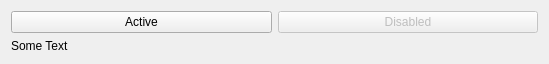
<?xml version="1.0" encoding="UTF-8"?>
<ui version="4.0">
 <class>Widget</class>
 <widget class="QWidget" name="Widget">
  <property name="geometry">
   <rect>
    <x>0</x>
    <y>0</y>
    <width>549</width>
    <height>61</height>
   </rect>
  </property>
  <property name="windowTitle">
   <string>Widget</string>
  </property>
  <layout class="QVBoxLayout" name="verticalLayout">
   <item>
    <layout class="QHBoxLayout" name="horizontalLayout">
     <item>
      <widget class="QPushButton" name="activeButton">
       <property name="text">
        <string>Active</string>
       </property>
      </widget>
     </item>
     <item>
      <widget class="QPushButton" name="disabledButton">
       <property name="enabled">
        <bool>false</bool>
       </property>
       <property name="text">
        <string>Disabled</string>
       </property>
      </widget>
     </item>
    </layout>
   </item>
   <item>
    <widget class="QLabel" name="label">
     <property name="text">
      <string>Some Text</string>
     </property>
    </widget>
   </item>
  </layout>
 </widget>
 <resources/>
 <connections/>
</ui>
